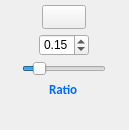
<?xml version="1.0" encoding="UTF-8"?>
<ui version="4.0">
 <class>SectionStyleUI</class>
 <widget class="QWidget" name="SectionStyleUI">
  <property name="geometry">
   <rect>
    <x>0</x>
    <y>0</y>
    <width>129</width>
    <height>130</height>
   </rect>
  </property>
  <property name="sizePolicy">
   <sizepolicy hsizetype="Preferred" vsizetype="Minimum">
    <horstretch>0</horstretch>
    <verstretch>0</verstretch>
   </sizepolicy>
  </property>
  <property name="windowTitle">
   <string>Form</string>
  </property>
  <layout class="QVBoxLayout" name="verticalLayout">
   <property name="spacing">
    <number>0</number>
   </property>
   <property name="leftMargin">
    <number>0</number>
   </property>
   <property name="topMargin">
    <number>0</number>
   </property>
   <property name="rightMargin">
    <number>0</number>
   </property>
   <property name="bottomMargin">
    <number>0</number>
   </property>
   <item alignment="Qt::AlignHCenter">
    <widget class="QFrame" name="frameRatioSection">
     <property name="sizePolicy">
      <sizepolicy hsizetype="Preferred" vsizetype="Minimum">
       <horstretch>0</horstretch>
       <verstretch>0</verstretch>
      </sizepolicy>
     </property>
     <property name="minimumSize">
      <size>
       <width>100</width>
       <height>130</height>
      </size>
     </property>
     <property name="maximumSize">
      <size>
       <width>16777215</width>
       <height>16777215</height>
      </size>
     </property>
     <property name="styleSheet">
      <string notr="true">.QFrame{
    border: 0px solid gray;
    border-radius: 0px;
}</string>
     </property>
     <property name="frameShape">
      <enum>QFrame::StyledPanel</enum>
     </property>
     <property name="frameShadow">
      <enum>QFrame::Raised</enum>
     </property>
     <layout class="QGridLayout" name="gridLayout_17">
      <property name="leftMargin">
       <number>10</number>
      </property>
      <property name="topMargin">
       <number>5</number>
      </property>
      <property name="rightMargin">
       <number>10</number>
      </property>
      <property name="bottomMargin">
       <number>5</number>
      </property>
      <property name="horizontalSpacing">
       <number>0</number>
      </property>
      <property name="verticalSpacing">
       <number>5</number>
      </property>
      <item row="0" column="0" alignment="Qt::AlignHCenter">
       <widget class="QPushButton" name="pbRatioSection">
        <property name="maximumSize">
         <size>
          <width>100</width>
          <height>24</height>
         </size>
        </property>
        <property name="styleSheet">
         <string notr="true">

QPushButton {
    font: bold 12pt Calibri;  

     background-color: qlineargradient(x1: 0, y1: 0, x2: 0, y2: 1,
                                       stop: 0 #f6f7fa, stop: 1 #dadbde);
 }
 
QPushButton::enabled {


 }

QPushButton:hover:!pressed{

     background-color: qlineargradient(x1: 0, y1: 0, x2: 0, y2: 1,
                                       stop: 0 #f6f7fa, stop: 1 #dadbde);
}

 QPushButton:pressed{
     background-color: qlineargradient(x1: 0, y1: 0, x2: 0, y2: 1,
                                       stop: 0 #f6f7fa, stop: 1 #dadbde);

}

</string>
        </property>
        <property name="text">
         <string/>
        </property>
        <property name="icon">
         <iconset resource="../resources.qrc">
          <normaloff>:/images/ratioTitle</normaloff>:/images/ratioTitle</iconset>
        </property>
        <property name="iconSize">
         <size>
          <width>100</width>
          <height>60</height>
         </size>
        </property>
       </widget>
      </item>
      <item row="3" column="0" colspan="2" alignment="Qt::AlignHCenter">
       <widget class="QLabel" name="laRatioSection">
        <property name="maximumSize">
         <size>
          <width>16777215</width>
          <height>20</height>
         </size>
        </property>
        <property name="styleSheet">
         <string notr="true">

QWidget {
  
	color : rgb(0,106,255);
    font:  bold 10pt Calibri;


 }


QWidget:!enabled {
  
	color : rgb(150,150,150);
    font:  bold 10pt Calibri;
 }
</string>
        </property>
        <property name="text">
         <string>Ratio</string>
        </property>
       </widget>
      </item>
      <item row="2" column="0">
       <widget class="QSlider" name="hsRatioSection">
        <property name="minimumSize">
         <size>
          <width>0</width>
          <height>0</height>
         </size>
        </property>
        <property name="maximumSize">
         <size>
          <width>200</width>
          <height>16777215</height>
         </size>
        </property>
        <property name="toolTip">
         <string>Ratio par défaut de l'espace entre la photo et la consigne</string>
        </property>
        <property name="maximum">
         <number>1000</number>
        </property>
        <property name="value">
         <number>150</number>
        </property>
        <property name="orientation">
         <enum>Qt::Horizontal</enum>
        </property>
       </widget>
      </item>
      <item row="1" column="0" alignment="Qt::AlignHCenter">
       <widget class="QDoubleSpinBox" name="dsbRatioSection">
        <property name="maximumSize">
         <size>
          <width>50</width>
          <height>16777215</height>
         </size>
        </property>
        <property name="toolTip">
         <string>Ratio par défaut de l'espace entre la photo et la consigne</string>
        </property>
        <property name="maximum">
         <double>1.000000000000000</double>
        </property>
        <property name="singleStep">
         <double>0.010000000000000</double>
        </property>
        <property name="value">
         <double>0.150000000000000</double>
        </property>
       </widget>
      </item>
      <item row="4" column="0">
       <spacer name="verticalSpacer">
        <property name="orientation">
         <enum>Qt::Vertical</enum>
        </property>
        <property name="sizeHint" stdset="0">
         <size>
          <width>20</width>
          <height>40</height>
         </size>
        </property>
       </spacer>
      </item>
     </layout>
    </widget>
   </item>
  </layout>
 </widget>
 <resources>
  <include location="../resources.qrc"/>
 </resources>
 <connections/>
</ui>
